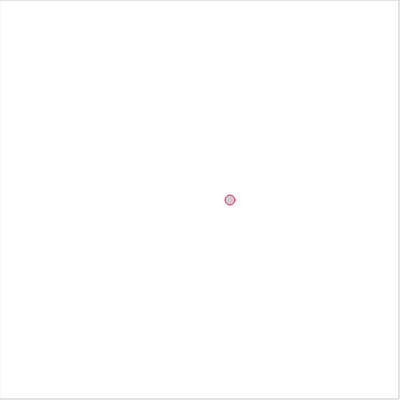
Frame 1 (no input)
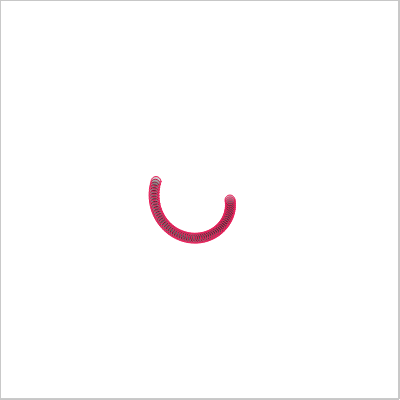
Frame 60 (no input)
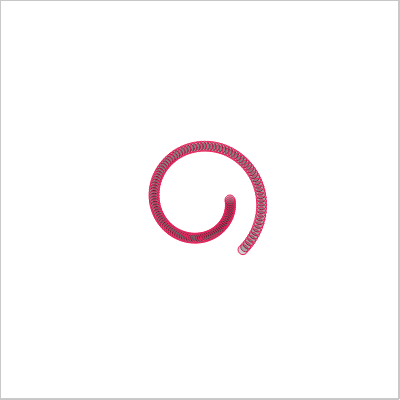
Frame 120 (the mouse pressed at the canvas centre since frame 60)

The p5.js sketch that drew these frames (run headless with seeded random() and noise() and a simulated clock; from frame 60 on, the mouse is pressed at the canvas centre):

// p5.js sketch
// ── sketch.js
var angleVel=0.05; //sets how fast we are going around the circles
var angle=0; //angle variable
var offset = 200; //offsets to center point
var r = 30; //r of oscillation

function setup(){
  createCanvas(400,400);
  background(255);
  smooth();
}

function draw(){
  stroke(200);
  noFill(0);
  rect(0,0,399,399); //edge rectangle

  fill(0);
  //generate x and y of each ellipse. You can also do this using offset and scalar rather than map.
  var x = offset + cos(angle) * r;
  var y = offset + sin(angle) * r;

  strokeWeight(1);
  stroke(237,34,93);
  fill(0,50);
  ellipse(x,y,10,10); //draw the ball at each value of x
  angle = angle+ angleVel; //increase the angle by the angular velocity (this will change the y for each ball)
  angle += 0.01;
  r += 0.3;
}
